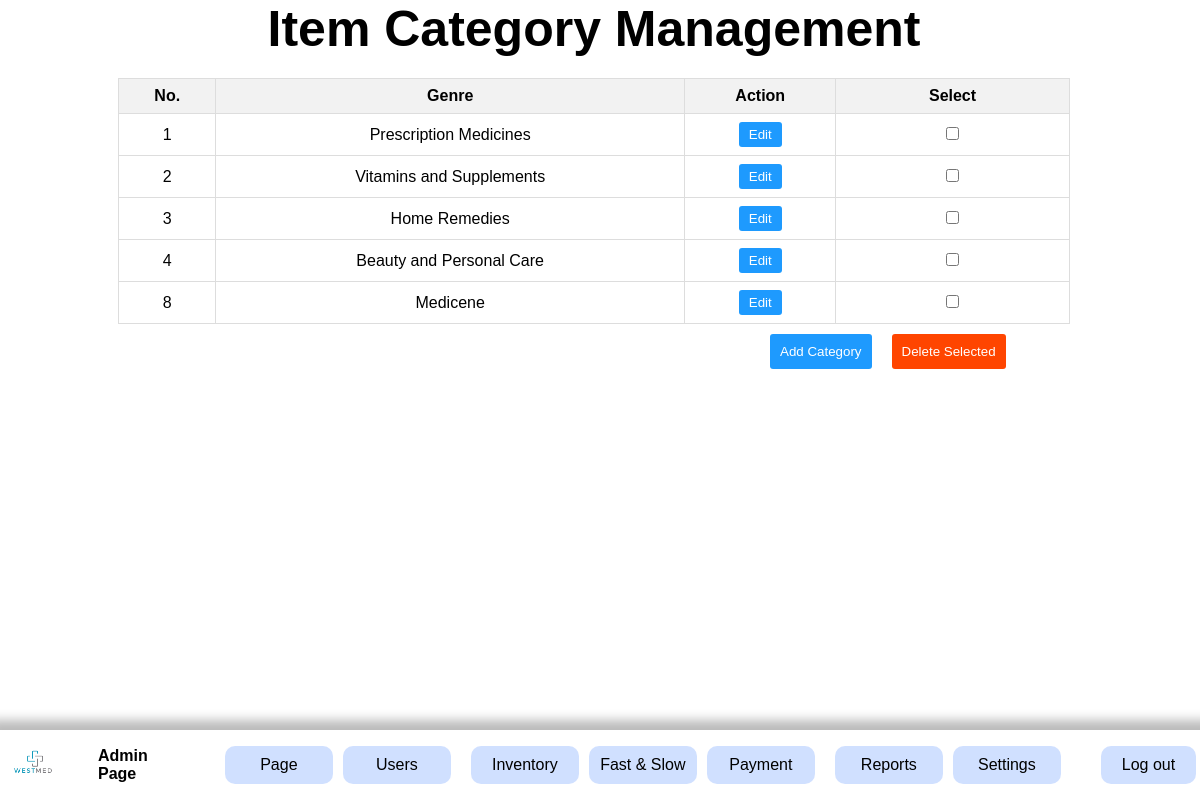
Screenshot of /editgenre.php with the database file from the repository.
### tables this page shows
CREATE TABLE `page` (
  `ItemID` int(11) NOT NULL,
  `Itemname` varchar(50) NOT NULL,
  `value` varchar(200) NOT NULL
);

CREATE TABLE `category` (
  `CategoryID` int(11) NOT NULL,
  `ItemCategory` varchar(200) NOT NULL,
  `img` varchar(255) NOT NULL
);

### query.php (called while the page is built, shortened)
<?php
$queryPage = mysqli_query($con, "SELECT * FROM page WHERE ItemID IN (1, 2, 3, 4, 5)");
while ($rowPage = mysqli_fetch_assoc($queryPage)) {
    if ($rowPage["ItemID"] == 1) {
        $logo = $rowPage["value"];
    } elseif ($rowPage["ItemID"] == 2) {
        $companyname = $rowPage["value"];
    } elseif ($rowPage["ItemID"] == 3) {
        $backgroundimg = $rowPage["value"];
    } elseif ($rowPage["ItemID"] == 4) {
        $backgroundcolor = $rowPage["value"];
    } elseif ($rowPage["ItemID"] == 5) {
        $color = $rowPage["value"];
    }
}

### editgenre.php (the view, shortened to what this page needs)
<!DOCTYPE html>
<html lang="en">
<head>
    <link rel="stylesheet" href="css/admin.css">
    <link rel="stylesheet" href="css/editgenre.css">
</head>
<?php
include("connect.php");
include("query.php");
$query = "SELECT * FROM category ORDER BY CategoryID ASC";
$result = mysqli_query($con, $query);
?>
<body>
    <?php include 'aheader.php'; ?>
    <section>
        <div class="wrapper" id="page">
            <h1 style="font-size: 50px">Item Category Management</h1>
            <table class="user-table">
                <thead>
                    <tr>
                        <th>No.</th>
                        <th>Genre</th>
                        <th>Action</th>
                        <th>Select</th>
                    </tr>
                </thead>
                <tbody>
                    <?php while ($row = mysqli_fetch_assoc($result)): ?>
                        <?php $GenreID = $row['CategoryID']; ?>
                        <tr id="user-row-<?= $GenreID ?>">
                            <td>
                                <?= $GenreID ?>
                            </td>
                            <td>
                                <?= $row['ItemCategory'] ?>
                            </td>
                            <td>
                                <a href="editgenre2.php?GenreID=<?= $GenreID ?>"><button class="edit"
                                        type="submit">Edit</button></a>
                            </td>
                            <td style="min-width: 86px;">
                                <input type="checkbox" class="delete-checkbox" data-GenreID="<?= $GenreID ?>">
                            </td>
                        </tr>
                    <?php endwhile; ?>
                </tbody>
            </table>
            <div id="delete">
                <a href="addgenre3.php"><button class="Signup">Add Category</button></a>
                <button class="delete" onclick="deleteSelectedRows()">Delete Selected</button>
            </div>
        </div>
    </section>
</body>
</html>

### aheader.php (shortened to what this page needs)
<header>
    <a href="admin.php"><img src="<?php echo $logo ?>" width="50" alt="Logo"></a>
    <div class="logoname"><a href="#"><strong>Admin Page</strong></a></div>
    <div class="header">
        <a class="a" href="admin.php#page">Page</a>
        <a class="a" href="blockuser.php">Users</a><br>
        <a class="a" href="admin.php#inventory">Inventory</a>
        <a class="a" href="admin.php#dashboard">Fast & Slow</a>
        <a class="a" href="paymenthistory.php?search=&start_date=&end_date=&submit=">Payment</a><br>
        <a class="a" href="printreport.php">Reports</a>
        <a onclick='showSettingsPopup()' class="a" href="#settings">Settings</a>
    </div>
    <a class="a" id="logout" href="logout.php">Log out</a>
</header>

### css/admin.css (style rules this page uses)
* { font-family: Arial, Helvetica, sans-serif; scroll-behavior: smooth; transition: 0.6s ease; max-width: 99vw; padding: 0px; margin: 0px; box-sizing: inherit; }
a { text-decoration: none; color: black; }
header { background-color: white; z-index: 1; width: 100%; position: fixed; display: flex; flex-direction: row; align-items: center; padding: 8px; box-shadow: 0px 0px 10px 10px #00000044; bottom: 0px; flex-direction: row; gap: 40px; }
header .a { width: 88px; background-color: #0059ff2f; text-align: center; padding: 10px; border-radius: 10px; }
.header { display: flex; gap: 10px; align-items: center; flex-direction: row; }
.wrapper { display: flex; flex-direction: column; align-items: center; }
#logout { margin-left: auto; width: 80px; }

### css/editgenre.css (style rules this page uses)
.Signup { padding: 10px; cursor: pointer; background-color: #1E9AFE; color: white; border: none; border-radius: 3px; transition: background-color 0.3s; }
.user-table { width: 80%; border-collapse: collapse; margin-top: 20px; }
.user-table th { background-color: #f2f2f2; }
.user-table th, .user-table td { border: 1px solid #dddddd; text-align: center; padding: 8px; }
.edit { padding: 5px 10px; cursor: pointer; background-color: #1E9AFE; color: white; border: none; border-radius: 3px; transition: background-color 0.3s; }
.delete { padding: 10px; cursor: pointer; background-color: orangered; color: white; border: none; border-radius: 3px; transition: background-color 0.3s; }
#delete { margin-top: 10px; display: flex; width: 69.3%; justify-content: flex-end; gap: 20px; }

### rows the page displays
page: value (picture)
category: CategoryID "1", ItemCategory "Prescription Medicines"
category: CategoryID "2", ItemCategory "Vitamins and Supplements"
category: CategoryID "3", ItemCategory "Home Remedies"
category: CategoryID "4", ItemCategory "Beauty and Personal Care"
category: CategoryID "8", ItemCategory "Medicene"
